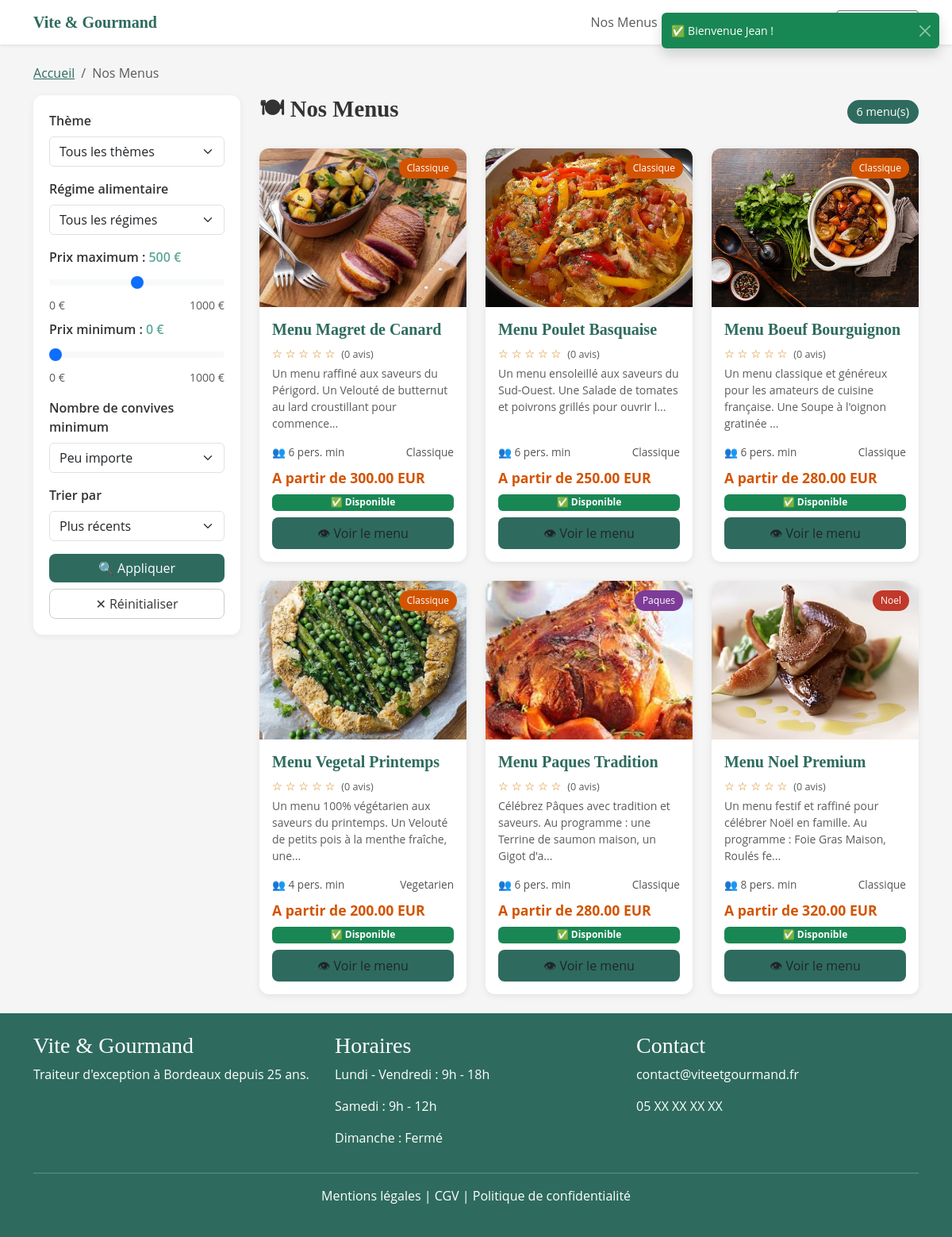
Page /menus (signed in) on the committed database.
### tables this page shows
CREATE TABLE `menus` (
  `id` int NOT NULL AUTO_INCREMENT,
  `titre` varchar(255) NOT NULL,
  `description` text,
  `theme` enum('Noel','Paques','classique','evenement') NOT NULL,
  `regime` enum('vegetarien','vegan','classique') NOT NULL,
  `nb_personnes_min` int NOT NULL,
  `prix_base` decimal(10,2) NOT NULL,
  `stock` int DEFAULT '0',
  `actif` tinyint(1) DEFAULT '1',
  `created_at` datetime DEFAULT CURRENT_TIMESTAMP,
  `image` varchar(255) DEFAULT NULL,
  PRIMARY KEY (`id`)
);

### controllers/MenusController.php (called while the page is built, shortened)
<?php
require_once 'models/MenuModel.php';
class MenusController {
    private $menuModel;
    public function __construct() {
        $this->menuModel = new MenuModel();
    }
    public function index() {
        $filtres = [
            'theme'        => $_GET['theme'] ?? '',
            'regime'       => $_GET['regime'] ?? '',
            'prix_min'     => $_GET['prix_min'] ?? '',
            'prix_max'     => $_GET['prix_max'] ?? '',
            'nb_personnes' => $_GET['nb_personnes'] ?? '',
            'tri'          => $_GET['tri'] ?? 'recent'
        ];
        $menus = $this->menuModel->getAll($filtres);
        require_once 'views/menus/index.php';
    }
}

### models/MenuModel.php (called while the page is built, shortened)
<?php
require_once 'config/database.php';
class MenuModel {
    private $db;
    public function __construct() {
        $database = new Database();
        $this->db = $database->connect();
    }
    public function getAll($filtres = []) {
        $sql = "SELECT * FROM menus WHERE (actif = 1 OR actif IS NULL)";
        $params = [];
        $tri = $filtres['tri'] ?? 'recent';
        $sql .= match($tri) {
            'prix_asc'  => " ORDER BY prix_base ASC",
            'prix_desc' => " ORDER BY prix_base DESC",
            default     => " ORDER BY id DESC"
        };
        $stmt = $this->db->prepare($sql);
        $stmt->execute($params);
        return $stmt->fetchAll(PDO::FETCH_ASSOC);
    }
}

### config/database.php (called while the page is built)
<?php
class Database {
    private $host;
    private $dbname;
    private $username;
    private $password;
    private $port;
    private static $pdo = null;
    public function __construct() {
        $this->host = $_ENV['DB_HOST'] ?? 'mysql';
        $this->dbname = $_ENV['DB_NAME'] ?? 'vite_gourmand';
        $this->username = $_ENV['DB_USER'] ?? 'root';
        $this->password = $_ENV['DB_PASS'] ?? 'root';
        $this->port = $_ENV['DB_PORT'] ?? '3306';
    }
    public function connect() {
        if (self::$pdo === null) {
            try {
                self::$pdo = new PDO(
                    "mysql:host={$this->host};port={$this->port};dbname={$this->dbname};charset=utf8mb4",
                    $this->username,
                    $this->password,
                    [
                        PDO::ATTR_ERRMODE => PDO::ERRMODE_EXCEPTION,
                        PDO::ATTR_PERSISTENT => false
                    ]
                );
            } catch (PDOException $e) {
                die("Erreur de connexion : " . $e->getMessage());
            }
        }
        return self::$pdo;
    }
}

### views/menus/index.php (the view, shortened to what this page needs)
<?php require_once 'views/layouts/header.php'; ?>
<div class="container mt-4">
    <nav aria-label="breadcrumb">
        <ol class="breadcrumb">
            <li class="breadcrumb-item"><a href="/" style="color:#2E6B5E">Accueil</a></li>
            <li class="breadcrumb-item active">Nos Menus</li>
        </ol>
    </nav>
    <div class="row">
        <div class="col-md-3">
            <div class="filtre-card">
                <form id="filtres-form" aria-label="Filtres des menus">
                    <div class="mb-3">
                        <label for="theme" class="form-label fw-semibold">Thème</label>
                        <select class="form-select" id="theme" name="theme">
                            <option value="">Tous les thèmes</option>
                        </select>
                    </div>
                    <div class="mb-3">
                        <label for="regime" class="form-label fw-semibold">Régime alimentaire</label>
                        <select class="form-select" id="regime" name="regime">
                            <option value="">Tous les régimes</option>
                        </select>
                    </div>
                    <div class="mb-3">
                        <label class="form-label fw-semibold">
                            Prix maximum : <span id="prix-max-label" style="color:#5DA99A;">500 €</span>
                        </label>
                        <input type="range" class="form-range" id="prix_max" name="prix_max"
                               min="0" max="1000" step="10" value="500"
                               aria-label="Prix maximum">
                        <div class="d-flex justify-content-between">
                            <small class="text-muted">0 €</small>
                            <small class="text-muted">1000 €</small>
                        </div>
                        <label class="form-label fw-semibold mt-2">
                            Prix minimum : <span id="prix-min-label" style="color:#5DA99A;">0 €</span>
                        </label>
                        <input type="range" class="form-range" id="prix_min" name="prix_min"
                               min="0" max="1000" step="10" value="0"
                               aria-label="Prix minimum">
                        <div class="d-flex justify-content-between">
                            <small class="text-muted">0 €</small>
                            <small class="text-muted">1000 €</small>
                        </div>
                    </div>
                    <div class="mb-3">
                        <label for="nb_personnes" class="form-label fw-semibold">Nombre de convives minimum</label>
                        <select class="form-select" id="nb_personnes" name="nb_personnes">
                            <option value="">Peu importe</option>
                        </select>
                    </div>
                    <div class="mb-3">
                        <label for="tri" class="form-label fw-semibold">Trier par</label>
                        <select class="form-select" id="tri" name="tri">
                            <option value="recent">Plus récents</option>
                        </select>
                    </div>
                    <button type="submit" class="btn btn-appliquer">🔍 Appliquer</button>
                    <a href="/menus" class="btn btn-reinit">✕ Réinitialiser</a>
                </form>
            </div>
        </div>
        <div class="col-md-9">
            <div class="d-flex align-items-center justify-content-between mb-4">
                <h1 class="page-title">🍽 Nos Menus</h1>
                <span class="count-badge"><?= count($menus) ?> menu(s)</span>
            </div>
            <div class="row" id="liste-menus">
                <?php if (empty($menus)) : ?>
                    <p class="text-muted">Aucun menu trouvé.</p>
                <?php else : ?>
                    <?php foreach ($menus as $menu) : ?>
                    <?php
                        $theme = strtolower($menu['theme'] ?? 'classique');
                        $badgeClass = match($theme) {
                            'noel'       => 'badge-noel',
                            'paques'     => 'badge-paques',
                            'evenement'  => 'badge-evenement',
                            'saisonnier' => 'badge-saisonnier',
                            default      => 'badge-classique',
                        };
                        $badgeLabel = ucfirst($menu['theme'] ?? 'Classique');
                        $note = $menu['note_moyenne'] ?? 0;
                        $nbAvis = $menu['nb_avis'] ?? 0;
                        $stock = $menu['stock'] ?? 0;
                    ?>
                    <div class="col-md-4 mb-4">
                        <div class="card menu-card h-100">
                            <div class="card-img-wrapper">
                                <img src="<?= !empty($menu['image']) ? htmlspecialchars($menu['image']) : '/assets/images/menu-default.jpg' ?>"
                                    alt="Photo du <?= htmlspecialchars($menu['titre']) ?>">
                                <span class="badge-theme <?= $badgeClass ?>"><?= $badgeLabel ?></span>
                            </div>
                            <div class="card-body d-flex flex-column">
                                <h5 class="card-title fw-bold" style="color:#2E6B5E">
                                    <?= htmlspecialchars($menu['titre']) ?>
                                </h5>
                                <div class="stars mb-1" aria-label="Note : <?= round($note) ?> étoiles sur 5">
                                    <?php for ($i = 1; $i <= 5; $i++) : ?>
                                        <?= $i <= round($note) ? '★' : '☆' ?>
                                    <?php endfor; ?>
                                    <small class="text-muted ms-1">(<?= $nbAvis ?> avis)</small>
                                </div>
                                <p class="card-text text-muted small flex-grow-1">
                                    <?= htmlspecialchars(mb_substr($menu['description'], 0, 100)) ?>...
                                </p>
                                <div class="d-flex justify-content-between meta-info mb-2">
                                    <span>👥 <?= $menu['nb_personnes_min'] ?> pers. min</span>
                                    <span><?= ucfirst($menu['regime'] ?? '') ?></span>
                                </div>
                                <p class="prix-color mb-2">
                                    A partir de <?= number_format($menu['prix_base'], 2) ?> EUR
                                </p>
                                <?php if ($stock <= 0) : ?>
                                    <span class="badge bg-danger mb-2">❌ Stock épuisé</span>
                                <?php elseif ($stock <= 3) : ?>
                                    <span class="badge bg-warning text-dark mb-2">⚠️ Plus que <?= $stock ?> disponible(s)</span>
                                <?php else : ?>
                                    <span class="badge bg-success mb-2">✅ Disponible</span>
                                <?php endif; ?>
                                <a href="/menus/detail?id=<?= $menu['id'] ?>"
                                    class="btn btn-voir <?= $stock <= 0 ? 'disabled' : '' ?>"
                                    aria-label="Voir le menu <?= htmlspecialchars($menu['titre']) ?>">
                                    👁 Voir le menu
                                </a>
                            </div>
                        </div>
                    </div>
                    <?php endforeach; ?>
                <?php endif; ?>
            </div>
        </div>
    </div>
</div>
<?php require_once 'views/layouts/footer.php'; ?>

### assets/css/style.css (style rules this page uses)
:root { --color-primary: #5DA99A; --color-primary-dark: #2E6B5E; --color-secondary: #FF8F00; --color-text: #333333; --color-bg-light: #F5F5F5; }
body { font-family: 'Open Sans', sans-serif; color: var(--color-text); background-color: var(--color-bg-light); }
h1, h2, h3, h4, h5 { font-family: 'Playfair Display', serif; }
.card { border: none; box-shadow: 0 2px 8px rgba(0,0,0,0.1); border-radius: 8px; }
a.btn { color: inherit !important; }
.badge-noel { background-color: #e74c3c; color: white; }
.badge-paques { background-color: #9b59b6; color: white; }
.badge-classique { background-color: #e67e22; color: white; }

### views/layouts/header.php (style rules this page uses)
.animate-scroll { opacity: 0; transform: translateY(30px); transition: opacity 0.6s ease, transform 0.6s ease; }
.animate-scroll.visible { opacity: 1; transform: translateY(0); }
.menu-card { transition: transform 0.3s ease, box-shadow 0.3s ease !important; overflow: hidden; }
.menu-card img { transition: transform 0.4s ease !important; }
.btn { transition: transform 0.15s ease, box-shadow 0.15s ease !important; }
.card { transition: box-shadow 0.3s ease !important; }

### views/menus/index.php (style rules this page uses)
.menu-card { border: none; border-radius: 12px; overflow: hidden; box-shadow: 0 2px 8px rgba(0,0,0,0.08); transition: transform 0.2s, box-shadow 0.2s; }
.menu-card img { height: 200px; object-fit: cover; width: 100%; }
.badge-theme { position: absolute; top: 12px; right: 12px; font-size: 0.75rem; padding: 4px 10px; border-radius: 20px; }
.badge-noel { background-color: #c0392b; color: white; }
.badge-paques { background-color: #7d3c98; color: white; }
.badge-classique { background-color: #d35400; color: white; }
.prix-color { color: #d35400; font-weight: bold; font-size: 1.1rem; }
.card-img-wrapper { position: relative; }
.stars { color: #d4800a; font-size: 0.9rem; }
.meta-info { font-size: 0.85rem; color: #555; }
.btn-voir { background-color: #2E6B5E; color: white; border: none; border-radius: 8px; width: 100%; padding: 8px; }
.filtre-card { background: white; border-radius: 12px; padding: 20px; box-shadow: 0 2px 8px rgba(0,0,0,0.06); }
.btn-appliquer { background-color: #2E6B5E; color: white; border: none; border-radius: 8px; width: 100%; }
.btn-reinit { background: white; border: 1px solid #ccc; border-radius: 8px; width: 100%; margin-top: 8px; color: #333; }
.page-title { font-size: 1.8rem; font-weight: 700; }
.count-badge { background: #2E6B5E; color: white; border-radius: 20px; padding: 4px 12px; font-size: 0.9rem; }

### rows in the picture
menus: image (picture), theme "Classique", titre "Menu Magret de Canard", nbAvis "0", description "Un menu raffiné aux saveurs du Périgord. Un Velouté de butternut au lard croustillant pour commence", nb_personnes_min "6", regime "Classique", prix_base "300.00", stock "✅ Disponible"
menus: image (picture), theme "Classique", titre "Menu Poulet Basquaise", nbAvis "0", description "Un menu ensoleillé aux saveurs du Sud-Ouest. Une Salade de tomates et poivrons grillés pour ouvrir l", nb_personnes_min "6", regime "Classique", prix_base "250.00", stock "✅ Disponible"
menus: image (picture), theme "Classique", titre "Menu Boeuf Bourguignon", nbAvis "0", description "Un menu classique et généreux pour les amateurs de cuisine française. Une Soupe à l'oignon gratinée", nb_personnes_min "6", regime "Classique", prix_base "280.00", stock "✅ Disponible"
menus: image (picture), theme "Classique", titre "Menu Vegetal Printemps", nbAvis "0", description "Un menu 100% végétarien aux saveurs du printemps. Un Velouté de petits pois à la menthe fraîche, une", nb_personnes_min "4", regime "Vegetarien", prix_base "200.00", stock "✅ Disponible"
menus: image (picture), theme "Paques", titre "Menu Paques Tradition", nbAvis "0", description "Célébrez Pâques avec tradition et saveurs. Au programme : une Terrine de saumon maison, un Gigot d'a", nb_personnes_min "6", regime "Classique", prix_base "280.00", stock "✅ Disponible"
menus: image (picture), theme "Noel", titre "Menu Noel Premium", nbAvis "0", description "Un menu festif et raffiné pour célébrer Noël en famille. Au programme : Foie Gras Maison, Roulés fe", nb_personnes_min "8", regime "Classique", prix_base "320.00", stock "✅ Disponible"

### other values in the picture
$flash['message'] "✅ Bienvenue Jean !"
count($menus) "6"
